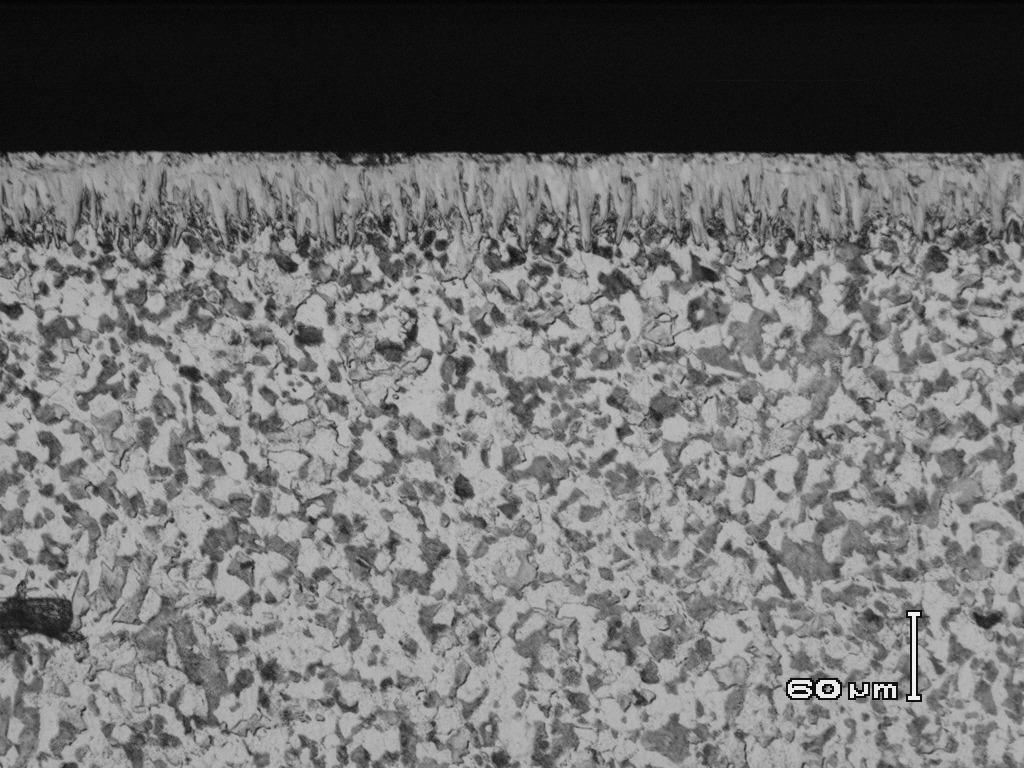
#> input picture vanadio2.jpg, 2048 x 1536 px (shown at 1/2 size); the run also reads 2 pictures not shown here
$ python test.py
#> lines starting #> are read from the running program, lines starting #| are printed output that depends on the picture; after the words box and inside, x2 and y2 are one past the last pixel; in counts of white or black regions, pixels touching at a corner belong together; long printed decimals are rounded
import numpy as np
import cv2
from matplotlib import pyplot as plt


def normal(img_path):
    # 184 pixeles = 60um
    # 60/184 = 0.33 um/perPixel
#> called with img_path = 'vanadio2.jpg'
    original = cv2.imread(img_path)
#> original is the input picture: shape (1536, 2048, 3); min 0, max 246, mean 111.9
    img = cv2.imread(img_path)
    gray = cv2.cvtColor(img,cv2.COLOR_BGR2GRAY)
    # Make background the foreground
    ret, thresh = cv2.threshold(gray,0,255,cv2.THRESH_BINARY_INV+cv2.THRESH_OTSU)
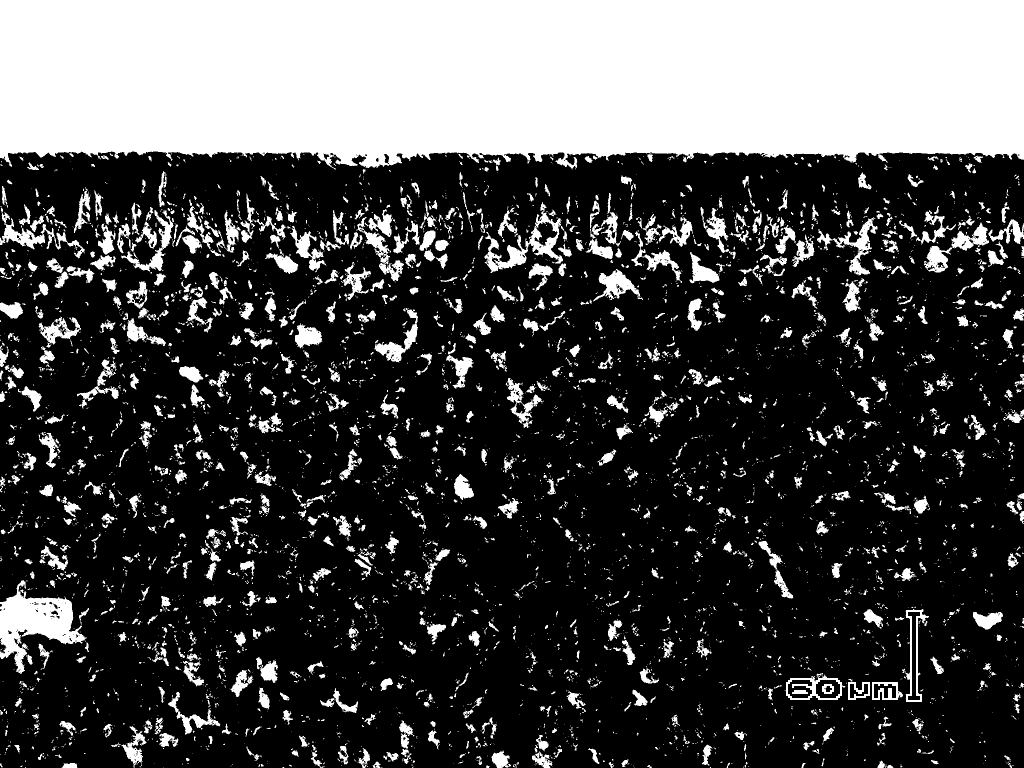
#> thresh: shape (1536, 2048) (shown at 1/2 size); 28.7% white; 5391 white regions (4073 under 20 px), largest, box (x1, y1, x2, y2) and area: (0, 0, 2048, 339) 635565, (0, 1160, 174, 1348) 13617, (969, 404, 1126, 546) 5428
#> ret = 87
    kernel = np.ones((3,3),np.uint8)
    # Dilate the foreground (==background)
    thresh = cv2.dilate(thresh,kernel,iterations=7)
#> thresh: shape (1536, 2048); 65.4% white; 231 black regions (88 under 20 px), largest, box (x1, y1, x2, y2) and area: (21, 453, 2048, 1536) 815910, (0, 561, 380, 1196) 53689, (929, 313, 1761, 481) 52204
    # Invert blacks and whites to set foreground as background
    thresh = cv2.bitwise_not(thresh)
#> thresh: shape (1536, 2048); 34.6% white; 231 white regions (88 under 20 px)
    # Find Countours
    contours = cv2.findContours(thresh, cv2.RETR_LIST, cv2.CHAIN_APPROX_NONE)[1]
#> contours = 532 contours, 109 with area under 20; largest, box (x1, y1, x2, y2) and area: (21, 453, 2048, 1536) 1320153, (0, 561, 380, 1196) 58754, (929, 313, 1761, 481) 54664, (963, 664, 1512, 900) 53402, (1509, 1198, 1873, 1440) 40136
    # Get last Y in contours (closest to origin 0,0)
    _,y,_,_ = cv2.boundingRect(contours[-1])
#> y = 311
    # Set maximum allowed Y (10%)
    maxy = y*1.1
#> maxy = 342.1
    # Total area
    total = 0
    # Find countours with range (0 -> maxy)
    for c in reversed(contours):
        _,y,_,_ = cv2.boundingRect(c)
        if(y > maxy): break
        total += cv2.contourArea(c)
        cv2.drawContours(original, c, -1, (255,0,0), 5)
#> this loop made 13 passes
#> (y, total) on passes 1 to 12: (311, 20188.5), (312, 20244), (312, 47598), (313, 56974), (313, 111638), (313, 135736), (315, 135765), (331, 136147.5), (331, 136543.5), (340, 139447), (341, 139701), (341, 140527)
#> y on pass 13: 343
#> original: shape (1536, 2048, 3); 2.25% of pixels changed, all inside (x1, y1, x2, y2) = (0, 308, 2048, 484)
#> after the loop, total = 140527

    print("Area: " + str(total*0.33) + " um^2")
#| Area: 46373.91 um^2


def median():
    img = cv2.imread(img_path,0)
    median = cv2.medianBlur(img,9)
    ret,thresh = cv2.threshold(median,0,255,cv2.THRESH_BINARY_INV+cv2.THRESH_OTSU)
    thresh = cv2.resize(thresh, (900,900))
    countour(thresh)

def bilat():
    img = cv2.imread(img_path,0)
    blur = cv2.bilateralFilter(img,9,75,75)
    ret ,thresh = cv2.threshold(blur,0,255,cv2.THRESH_BINARY_INV+cv2.THRESH_OTSU)
    thresh = cv2.resize(thresh, (900,900))
    countour(thresh)

def countour(image):
    contours = cv2.findContours(image, cv2.RETR_LIST, cv2.CHAIN_APPROX_NONE)[1]
    # cv2.drawContours(original, contours, -1, (255,0,0), 3)

    # c = max(contours, key = cv2.contourArea)
    # sorted_c = sorted(contours, key = cv2.contourArea)

    color = cv2.cvtColor(image,cv2.COLOR_GRAY2BGR)

    # Get last Y in contours (closest to origin 0,0)
    _,y,_,_ = cv2.boundingRect(contours[-1])
    # Set maximum allowed Y (10%)
    maxy = y*1.1
    # Find countours with range (0 -> maxy)
    for c in reversed(contours):
        _,y,_,_ = cv2.boundingRect(c)
        if(y > maxy): break
        cv2.drawContours(color, c, -1, (255,0,0), 3)


    print(len(contours))
    cv2.imshow("window", color)
    # cv2.imshow("window", original)
    cv2.waitKey()

# normal()
# bilat()
# median()


normal('vanadio2.jpg')
normal('vanadio4.jpg')
#> call 2 of normal, with img_path = 'vanadio4.jpg'
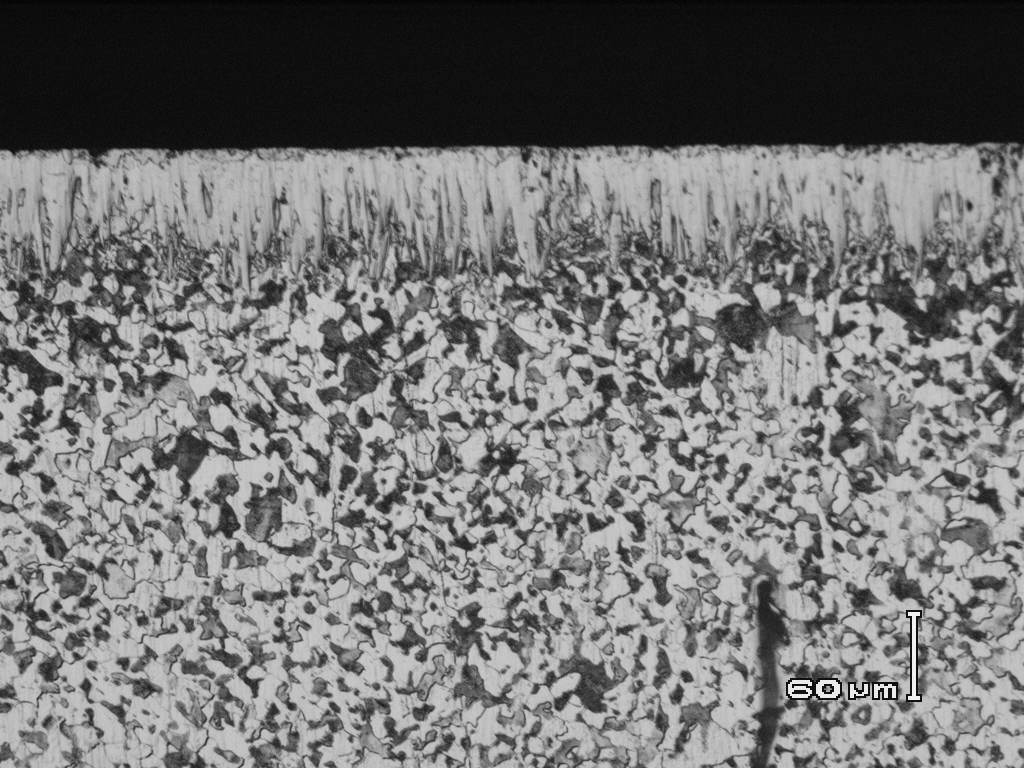
#> input picture vanadio4.jpg, 2048 x 1536 px (shown at 1/2 size)
#> in normal, original is the input picture: shape (1536, 2048, 3); min 0, max 242, mean 116.6
#> in normal (call 2), `ret, thresh = cv2.threshold(gray,0,255,cv2.THRESH_BINARY_INV+cv2.THRES..`: thresh: shape (1536, 2048); 41.6% white; 2539 white regions (1466 under 20 px), largest, box (x1, y1, x2, y2) and area: (0, 0, 2048, 395) 615974, (1233, 395, 1638, 787) 44867, (6, 354, 392, 796) 39172
#> in normal (call 2), `ret, thresh = cv2.threshold(gray,0,255,cv2.THRESH_BINARY_INV+cv2.THRES..`: ret = 106
#> in normal (call 2), `thresh = cv2.dilate(thresh,kernel,iterations=7)`: thresh: shape (1536, 2048); 81.3% white; 741 black regions (238 under 20 px), largest, box (x1, y1, x2, y2) and area: (0, 301, 1093, 547) 104674, (1109, 296, 2048, 520) 93774, (1202, 1211, 1504, 1536) 22589
#> in normal (call 2), `thresh = cv2.bitwise_not(thresh)`: thresh: shape (1536, 2048); 18.7% white; 741 white regions (238 under 20 px)
#> in normal (call 2), `contours = cv2.findContours(thresh, cv2.RETR_LIST, cv2.CHAIN_APPROX_NO..`: contours = 788 contours, 276 with area under 20; largest, box (x1, y1, x2, y2) and area: (0, 301, 1093, 547) 111770, (1109, 296, 2048, 520) 99064, (1202, 1211, 1504, 1536) 22182, (1464, 664, 1650, 911) 15023, (1711, 949, 1886, 1126) 14500
#> in normal (call 2), `_,y,_,_ = cv2.boundingRect(contours[-1])`: y = 296
#> in normal (call 2), `maxy = y*1.1`: maxy = 325.6
#> the loop in normal (call 2), `for c in reversed(contours):` made 13 passes
#> (y, total) on passes 1, 2, 3, 4, 5, 6, 8, 10, 11, 12: (296, 99064.5), (301, 210835), (301, 210844.5), (304, 211147), (307, 211259), (307, 211267.5), (309, 211268), (314, 211305), (319, 211398.5), (323, 211843.5)
#> (c, y, total) on passes 7, 9: ([[306, 308], [307, 308]], 308, 211267.5), ([[1074, 313]], 313, 211268)
#> after the loop in normal (call 2), `for c in reversed(contours):`: original: shape (1536, 2048, 3); 2.47% of pixels changed, all inside (x1, y1, x2, y2) = (0, 293, 2048, 550)
#> after the loop in normal (call 2), `for c in reversed(contours):`: total = 211843.5
#| Area: 69908.355 um^2
normal('vanadio6.jpg')
#> call 3 of normal, with img_path = 'vanadio6.jpg'
#> in normal (call 3), `ret, thresh = cv2.threshold(gray,0,255,cv2.THRESH_BINARY_INV+cv2.THRES..`: thresh: shape (1536, 2048); 26.8% white; 3248 white regions (2374 under 20 px), largest, box (x1, y1, x2, y2) and area: (0, 0, 2048, 467) 663577, (3, 328, 140, 482) 9479, (183, 789, 277, 974) 5113
#> in normal (call 3), `ret, thresh = cv2.threshold(gray,0,255,cv2.THRESH_BINARY_INV+cv2.THRES..`: ret = 85
#> in normal (call 3), `thresh = cv2.dilate(thresh,kernel,iterations=7)`: thresh: shape (1536, 2048); 53.2% white; 192 black regions (82 under 20 px), largest, box (x1, y1, x2, y2) and area: (0, 853, 2048, 1536) 828992, (76, 309, 2048, 951) 580978, (0, 472, 77, 784) 12194
#> in normal (call 3), `thresh = cv2.bitwise_not(thresh)`: thresh: shape (1536, 2048); 46.8% white; 192 white regions (82 under 20 px)
#> in normal (call 3), `contours = cv2.findContours(thresh, cv2.RETR_LIST, cv2.CHAIN_APPROX_NO..`: contours = 517 contours, 96 with area under 20; largest, box (x1, y1, x2, y2) and area: (0, 853, 2048, 1536) 1098788, (76, 309, 2048, 951) 624669, (1564, 1207, 1866, 1450) 23954, (532, 1087, 716, 1263) 15224, (0, 472, 77, 784) 11737
#> in normal (call 3), `_,y,_,_ = cv2.boundingRect(contours[-1])`: y = 309
#> in normal (call 3), `maxy = y*1.1`: maxy = 339.9
#> the loop in normal (call 3), `for c in reversed(contours):` made 20 passes
#> (y, total) on passes 1, 2, 3, 4, 5, 6, 7, 9, 10, 12, 13, 14: (309, 49), (309, 86.5), (309, 624755.5), (310, 624796.5), (311, 624822), (313, 624945), (314, 625083.5), (315, 625092.5), (317, 625167.5), (323, 625173), (325, 625222.5), (326, 625289.5)
#> (c, y, total) on passes 8, 11: ([[1269, 315], [1270, 315]], 315, 625083.5), ([[965, 320]], 320, 625167.5)
#> after the loop in normal (call 3), `for c in reversed(contours):`:
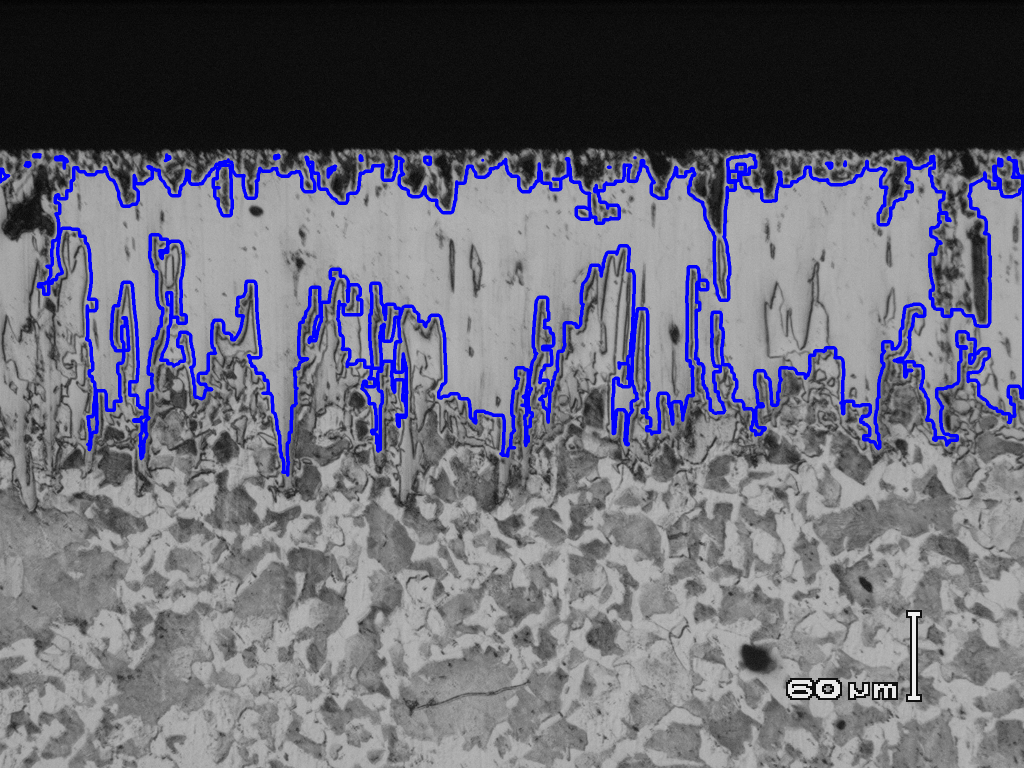
#> original: shape (1536, 2048, 3) (shown at 1/2 size); mean B, G, R 118.1, 106.3, 106.3
#> after the loop in normal (call 3), `for c in reversed(contours):`: total = 629072.5
#| Area: 207593.925 um^2
normal('vanadio8.jpg')
#> call 4 of normal, with img_path = 'vanadio8.jpg'
#> in normal (call 4), `ret, thresh = cv2.threshold(gray,0,255,cv2.THRESH_BINARY_INV+cv2.THRES..`: thresh: shape (1536, 2048); 43% white; 2452 white regions (1684 under 20 px), largest, box (x1, y1, x2, y2) and area: (0, 0, 2048, 638) 653791, (0, 839, 340, 1250) 59736, (517, 747, 937, 1088) 36703
#> in normal (call 4), `ret, thresh = cv2.threshold(gray,0,255,cv2.THRESH_BINARY_INV+cv2.THRES..`: ret = 103
#> in normal (call 4), `thresh = cv2.dilate(thresh,kernel,iterations=7)`:
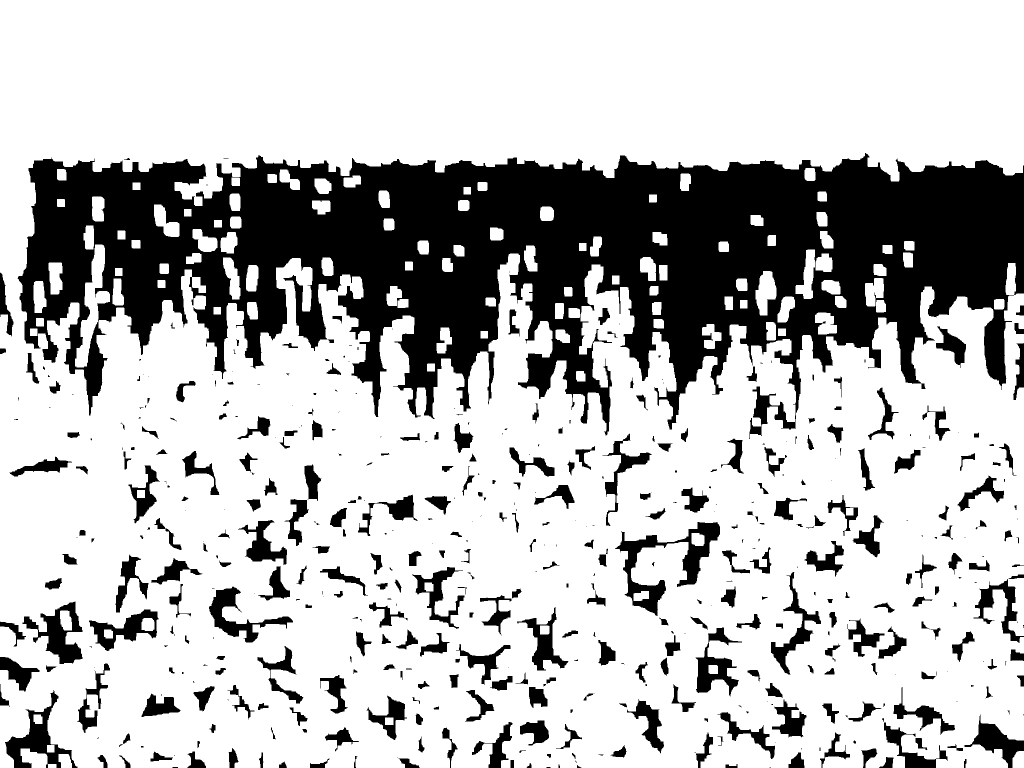
#> thresh: shape (1536, 2048) (shown at 1/2 size); 73.8% white; 499 black regions (184 under 20 px), largest, box (x1, y1, x2, y2) and area: (35, 306, 2048, 878) 619973, (1230, 1044, 1440, 1232) 10271, (10, 1380, 155, 1536) 6479
#> in normal (call 4), `thresh = cv2.bitwise_not(thresh)`: thresh: shape (1536, 2048); 26.2% white; 499 white regions (184 under 20 px)
#> in normal (call 4), `contours = cv2.findContours(thresh, cv2.RETR_LIST, cv2.CHAIN_APPROX_NO..`: contours = 610 contours, 217 with area under 20; largest, box (x1, y1, x2, y2) and area: (35, 306, 2048, 878) 682499, (1230, 1044, 1440, 1232) 10816, (149, 488, 221, 736) 6650, (10, 1380, 155, 1536) 6639, (45, 1203, 165, 1328) 6423
#> in normal (call 4), `_,y,_,_ = cv2.boundingRect(contours[-1])`: y = 306
#> in normal (call 4), `maxy = y*1.1`: maxy = 336.6
#> the loop in normal (call 4), `for c in reversed(contours):` made 5 passes
#> (y, total) on passes 1 to 4: (306, 682499), (316, 682512.5), (317, 682512.5), (335, 683094.5)
#> y on pass 5: 337
#> after the loop in normal (call 4), `for c in reversed(contours):`:
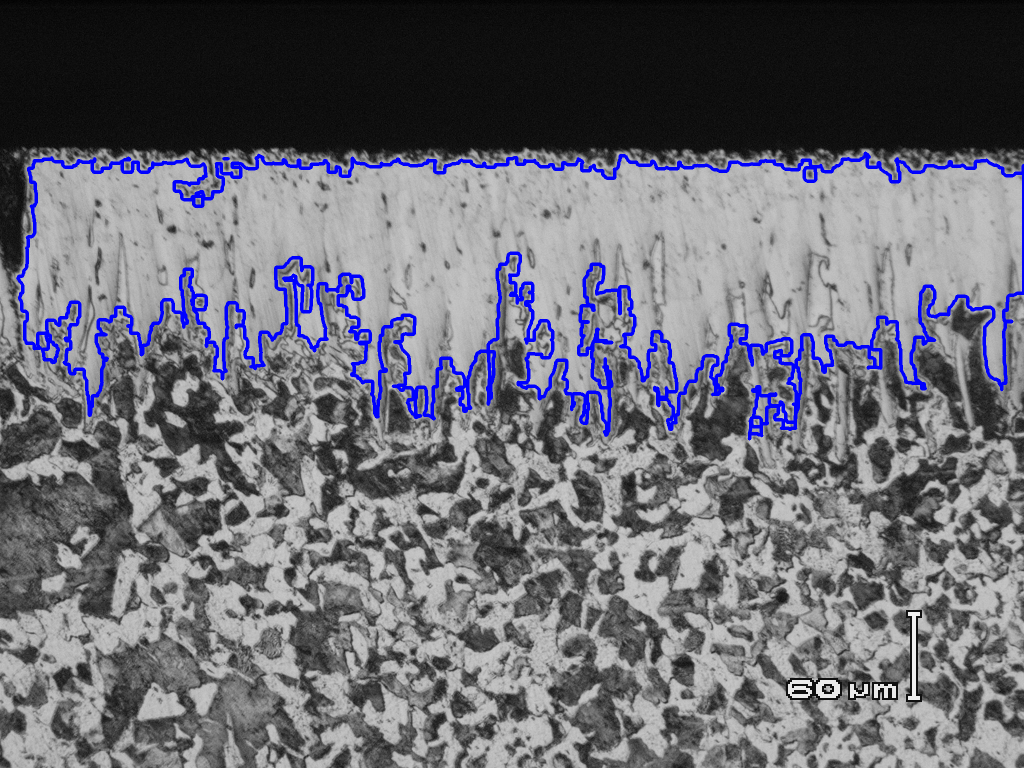
#> original: shape (1536, 2048, 3) (shown at 1/2 size); mean B, G, R 115.1, 106.4, 106.4
#> after the loop in normal (call 4), `for c in reversed(contours):`: total = 683094.5
#| Area: 225421.185 um^2
